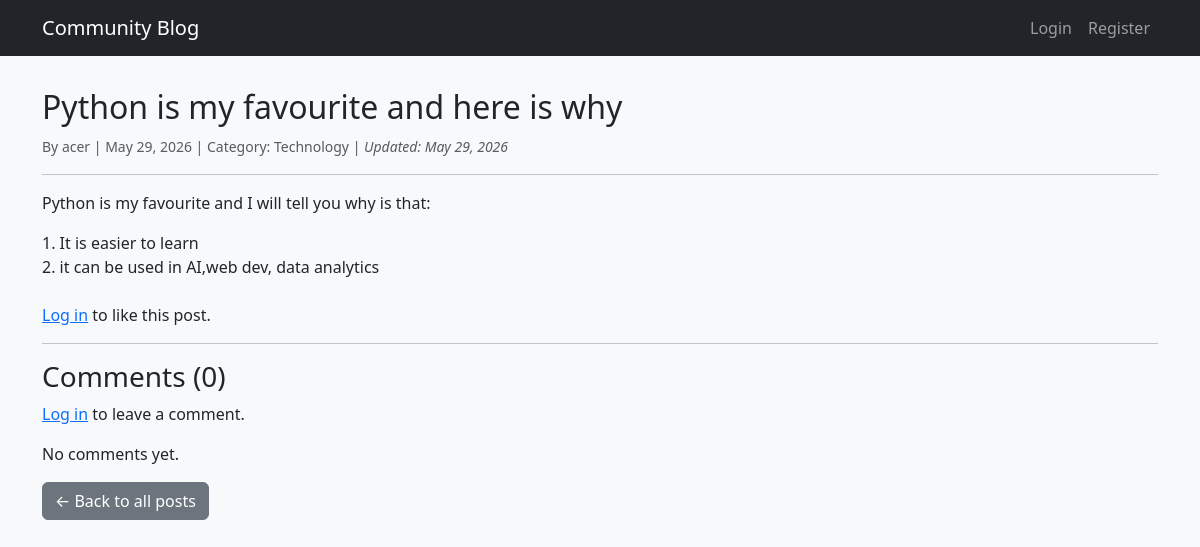
/blog/post/python-is-my-favourite-and-here-is-why/, run on the app's committed database.
### blog/models.py (models this page shows, shortened)
class Post(models.Model):
    CATEGORY_CHOICES = [
        ('tech','Technology'),
        ('lifestyle','Lifestyle'),
        ('travel','Travel'),
        ('food','Food'),
        ('other','Other'),
    ]
    title = models.CharField(max_length = 200)
    slug = models.SlugField(max_length = 200, unique = True, blank = True)
    body = models.TextField()
    author = models.ForeignKey(User, on_delete = models.CASCADE, related_name='posts')
    category = models.CharField(max_length=20, choices = CATEGORY_CHOICES, default='other')
    created_at = models.DateTimeField(auto_now_add=True)
    updated_at = models.DateTimeField(auto_now = True)
    class Meta:
        ordering = ['-created_at']

### blog/views.py (the view)
# urls.py: path('post/<slug:slug>/', views.post_detail, name='post-detail'),
def post_detail(request, slug):
    post = get_object_or_404(Post, slug=slug)
    comments = post.comments.all()
    if request.method == 'POST':
        if not request.user.is_authenticated:
            messages.error(request, 'You must be logged in to comment.')
            return redirect('login')
        comment_form = CommentForm(request.POST)
        if comment_form.is_valid():
            comment = comment_form.save(commit=False)
            comment.post = post
            comment.user = request.user
            comment.save()
            messages.success(request, 'Comment added!')
            return redirect('post-detail', slug=post.slug)
    else:
        comment_form = CommentForm()
    context = {
        'post': post,
        'comments': comments,
        'comment_form': comment_form,
    }
    return render(request, 'blog/post_detail.html', context)

### blog/templates/blog/post_detail.html (shortened to what this page needs)
{% extends 'base.html' %}
{% block content %}
<article>
    <h2>{{ post.title }}</h2>
    <p class="text-muted">
        <small>
            By {{ post.author.username }} |
            {{ post.created_at|date:"F d, Y" }} |
            Category: {{ post.get_category_display }}
            {% if post.updated_at > post.created_at %}
                | <em>Updated: {{ post.updated_at|date:"F d, Y" }}</em>
            {% endif %}
        </small>
    </p>
    <hr>
    <div class="mb-4">{{ post.body|linebreaks }}</div>
</article>
{% if user.is_authenticated %}
    <div class="mb-3">
        <button id="like-btn" class="btn btn-outline-danger" data-slug="{{ post.slug }}">
            {% if user in post.likes.all %}Unlike{% else %}Like{% endif %}
        </button>
        <span class="ms-2"><span id="like-count">{{ post.likes.count }}</span> likes</span>
    </div>
{% else %}
    <p><a href="{% url 'login' %}">Log in</a> to like this post.</p>
{% endif %}
<hr>
<h3>Comments ({{ comments.count }})</h3>
{% if user.is_authenticated %}
    <form method="post" class="mb-4">
        {% csrf_token %}
        <div class="mb-3">
            {{ comment_form.body }}
        </div>
        <button type="submit" class="btn btn-primary">Add Comment</button>
    </form>
{% else %}
    <p><a href="{% url 'login' %}">Log in</a> to leave a comment.</p>
{% endif %}
{% for comment in comments %}
    <div class="card mb-2">
        <div class="card-body">
            <p class="card-text">{{ comment.body }}</p>
            <p class="card-subtitle text-muted small">
                – {{ comment.user.username }}, {{ comment.created_at|date:"M d, Y H:i" }}
                {% if user == comment.user %}
                    <form action="{% url 'comment-delete' comment.pk %}" method="post" class="d-inline">
                        {% csrf_token %}
                        <button type="submit" class="btn btn-sm btn-danger">Delete</button>
                    </form>
                {% endif %}
            </p>
        </div>
    </div>
{% empty %}
    <p>No comments yet.</p>
{% endfor %}
<p class="mt-3"><a href="{% url 'post-list' %}" class="btn btn-secondary">&larr; Back to all posts</a></p>
{% endblock %}

### static/css/style.css (style rules this page uses)
body { background-color: #f8f9fa; }

### data on the page
Post: title "Python is my favourite and here is why", author.username "acer", created_at "May 29, 2026", category "Technology", updated_at "May 29, 2026", body "Python is my favourite and I will tell you why is that: 1. It is easier to learn 2. it can be used in AI,web dev, data analytics", count "0"
